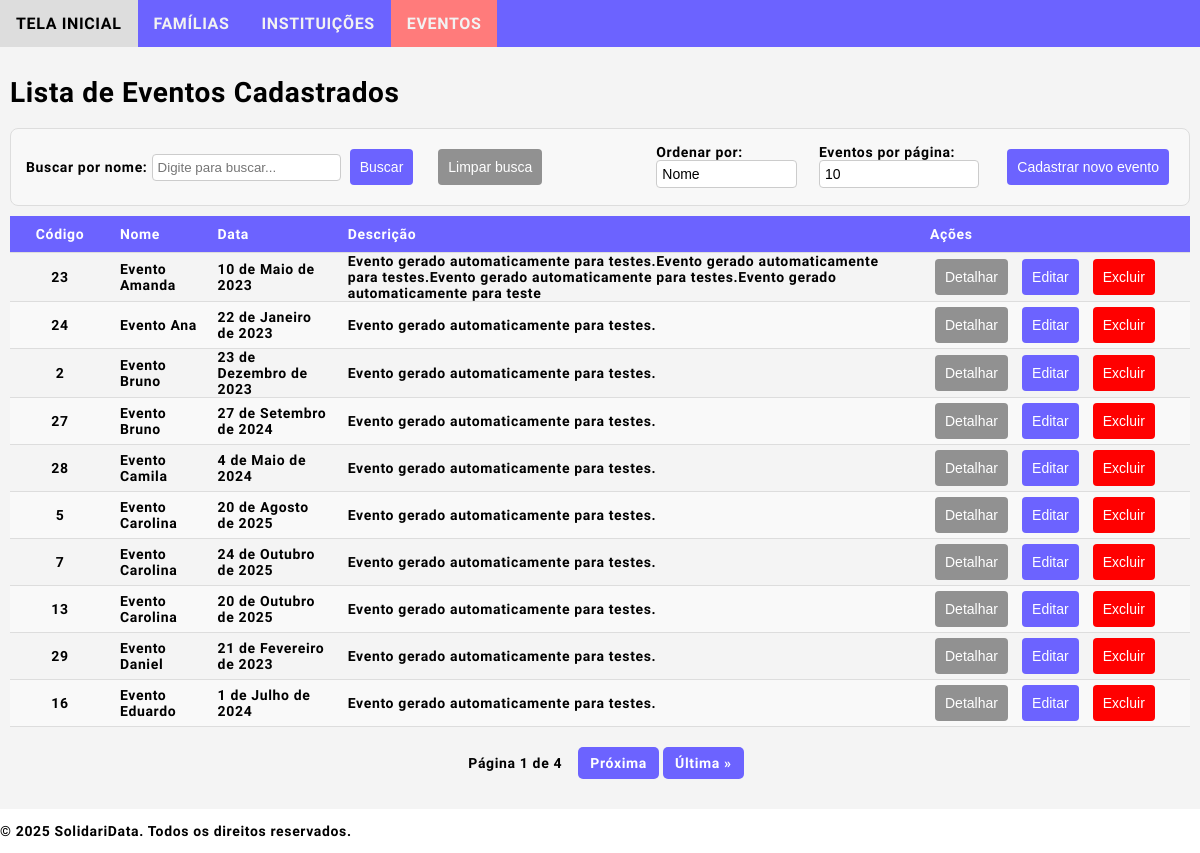
The app's page /sdata/events/ with its own data.
### sdata/models.py (models this page shows, shortened)
class Event(models.Model):
    event_id = models.AutoField(primary_key=True)
    event_name = models.CharField(max_length=100, db_index=True)
    event_date = models.DateField()
    event_location_street = models.CharField(max_length=65)
    event_location_number = models.CharField(max_length=10)
    event_location_neighborhood = models.CharField(max_length=65)
    event_location_city = models.CharField(max_length=65)
    event_location_state = models.CharField(max_length=2, choices=Family.BRAZILIAN_STATES, blank=True, default='SP')
    event_location_zipcode = models.CharField(max_length=10, blank=True)
    event_location_complement = models.CharField(max_length=255, blank=True)
    event_institution = models.ForeignKey(
        Institution,
        on_delete=models.SET_NULL,  # Use SET_NULL to allow the field to be null if the institution is deleted
        blank=True,
        null=True,  # Add null=True to allow null values
        related_name="events"
    )
    event_website = models.URLField(blank=True)
    event_social_media = models.CharField(max_length=255, blank=True)
    event_contact_person = models.CharField(max_length=100, blank=True)
    event_contact_phone = models.CharField(max_length=15, blank=True)
    event_contact_email = models.EmailField(blank=True)
    event_description = models.TextField(blank=True)
    event_note = models.TextField(blank=True)
    event_created = models.DateTimeField(auto_now_add=True)
    event_updated = models.DateTimeField(auto_now=True)

### sdata/views.py (the view)
# urls.py: path('sdata/events/', views.event_list, name='event_list'),
def event_list(request):
    search_query = request.GET.get('search', '').lower()
    search_query_normalized = remove_accents(search_query)  # Normalize the search term
    order_by = request.GET.get('order_by', 'event_name')  # Default ordering
    per_page = request.GET.get('per_page', '10')  # Default page size is 10
    events = [e for e in Event.objects.all().order_by(order_by) if
              remove_accents(e.event_name.lower()).find(search_query_normalized) != -1
              ]
    paginator = Paginator(events, int(per_page))
    page_number = request.GET.get('page')
    page_obj = paginator.get_page(page_number)
    return render(request, 'sdata/event_list.html', {
        'page_obj': page_obj,
        'order_by': order_by,
        'per_page': per_page,
        'search_query': search_query,
    })

### sdata/views.py (called while the page is built)
def remove_accents(input_str):
    return ''.join(
        c for c in unicodedata.normalize('NFD', input_str)
        if unicodedata.category(c) != 'Mn'
    )

### sdata/templates/sdata/event_list.html (shortened to what this page needs)
{% extends "sdata/base.html" %}
{% block content %}
<h1>Lista de Eventos Cadastrados</h1>
<div class="list-view-functions">
    <div>
        <form method="get">
            <label for="search" style="align-self: flex-start;">Buscar por nome:</label>
            <input type="text" name="search" id="search" value="{{ search_query }}" placeholder="Digite para buscar...">
            <button type="submit" class="btn-primary">Buscar</button>
        </form>
    </div>
    <div>
        <form method="get">
            <button type="submit" class="btn-secondary">Limpar busca</button>
        </form>
    </div>
    <div>
        <form method="get">
            <label for="order_by">Ordenar por:</label>
            <select name="order_by" id="order_by" onchange="this.form.submit()">
                <option value="event_name" {% if order_by == 'event_name' %}selected{% endif %}>Nome</option>
            </select>
        </form>
    </div>
    <div>
        <form method="get">
            <label for="per_page">Eventos por página:</label>
            <select name="per_page" id="per_page" onchange="this.form.submit()">
                <option value="10" {% if per_page == '10' %}selected{% endif %}>10</option>
            </select>
        </form>
    </div>
    <div>
        <button type="button" class="btn-primary" onclick="window.location.href='{% url 'event_create' %}'">
            Cadastrar novo evento
        </button>
    </div>
</div>
<table>
    <thead>
        <tr>
            <th>Código</th>
            <th>Nome</th>
            <th>Data</th>
            <th>Descrição</th>
            <th>Ações</th>
        </tr>
    </thead>
    <tbody>
        {% for event in page_obj %}
        <tr>
            <td>{{ event.event_id }}</td>
            <td>{{ event.event_name }}</td>
            <td>{{ event.event_date }}</td>
            <td>{{ event.event_description }}</td>
            <td>
                <button type="button" class="btn-secondary" onclick="window.location.href='{% url 'event_detail' event.pk %}'">
                    Detalhar
                </button>
                <button type="button" class="btn-primary" onclick="window.location.href='{% url 'event_update' event.pk %}'">
                    Editar
                </button>
                <button type="button" class="btn-danger" onclick="window.location.href='{% url 'event_delete' event.pk %}'">
                    Excluir
                </button>
            </td>
        </tr>
        {% empty %}
        <tr>
            <td colspan="4" style="text-align: center;">Nenhum evento encontrado.</td>
        </tr>
        {% endfor %}
    </tbody>
</table>
<div class="pagination">
    <span class="step-links">
        <span>Página {{ page_obj.number }} de {{ page_obj.paginator.num_pages }}</span>
        {% if page_obj.has_next %}
        <a href="?page={{ page_obj.next_page_number }}&order_by={{ order_by }}&per_page={{ per_page }}&search={{ search_query }}">Próxima</a>
        <a href="?page={{ page_obj.paginator.num_pages }}&order_by={{ order_by }}&per_page={{ per_page }}&search={{ search_query }}">Última &raquo;</a>
        {% endif %}
    </span>
</div>
{% endblock %}

### sdata/static/sdata/styles.css (style rules this page uses)
body { margin:0; font: 600 14px 'Source Sans Pro', sans-serif; letter-spacing: 0.64px; color: #000000; }
input { width: auto; padding: 5px; border: 1px solid #ccc; border-radius: 4px; }
button { display: inline-block; padding: 10px 10px; margin: 5px 5px; border: none; border-radius: 4px; font-size: 14px; cursor: pointer; transition: 0.5s; }
button.btn-primary { background-color: #6c63ff; color: #fff; }
button.btn-secondary { background-color: #919191; color: #fff; }
button.btn-danger { background-color: red; color: #fff; }
select { border: 1px solid #ccc; padding: 5px; border-radius: 4px; font-size: 14px; width: 95%; box-sizing: border-box; background-color: #fff; appearance: none; }
table { width: 100%; border-collapse: collapse; margin: 0px 0; table-layout: auto; border-collapse: collapse; }
th, td { padding: 10px; text-align: left; border-bottom: 1px solid #ddd; margin: 0px; width: min-content; }
th { background-color: #6c63ff; text-align: left; color: white; }
th:first-child, td:first-child { width: 80px; text-align: center; }
th:nth-child(2), td:nth-child(2) { margin-right:auto; width:max-content; }
th:last-child, td:last-child { width: 250px; }
td { padding: 0px 10px; }
tbody > tr:nth-of-type(even) { background-color: #f9f9f9; }
.pagination { margin: 20px 0; display: flex; justify-content: center; gap: 10px; }
.pagination a { padding: 8px 12px; background-color: #6c63ff; color: white; text-decoration: none; border-radius: 5px; transition: 0.5s; }
.pagination span { padding: 8px 12px; font-weight: bold; }
.list-view-functions { display: flex; flex-wrap: wrap; gap: 15px; margin-bottom: 10px; background-color: #f8f8f8; padding: 15px; border-radius: 8px; border: 1px solid #ddd; }
.list-view-functions > div:nth-child(1) { margin-left: 0; }
.list-view-functions > div:nth-child(2) { margin-right: auto; }

### records on screen
Event: event_id "23", event_name "Evento Amanda", event_date "10 de Maio de 2023", event_description "Evento gerado automaticamente para testes.Evento gerado automaticamente para testes.Evento gerado automaticamente para testes.Evento gerado automaticamente para teste"
Event: event_id "24", event_name "Evento Ana", event_date "22 de Janeiro de 2023", event_description "Evento gerado automaticamente para testes."
Event: event_id "2", event_name "Evento Bruno", event_date "23 de Dezembro de 2023", event_description "Evento gerado automaticamente para testes."
Event: event_id "27", event_name "Evento Bruno", event_date "27 de Setembro de 2024", event_description "Evento gerado automaticamente para testes."
Event: event_id "28", event_name "Evento Camila", event_date "4 de Maio de 2024", event_description "Evento gerado automaticamente para testes."
Event: event_id "5", event_name "Evento Carolina", event_date "20 de Agosto de 2025", event_description "Evento gerado automaticamente para testes."
Event: event_id "7", event_name "Evento Carolina", event_date "24 de Outubro de 2025", event_description "Evento gerado automaticamente para testes."
Event: event_id "13", event_name "Evento Carolina", event_date "20 de Outubro de 2025", event_description "Evento gerado automaticamente para testes."
Event: event_id "29", event_name "Evento Daniel", event_date "21 de Fevereiro de 2023", event_description "Evento gerado automaticamente para testes."
Event: event_id "16", event_name "Evento Eduardo", event_date "1 de Julho de 2024", event_description "Evento gerado automaticamente para testes."

### other values on screen
{{ page_obj.number }} "1"
{{ page_obj.paginator.num_pages }} "4"
